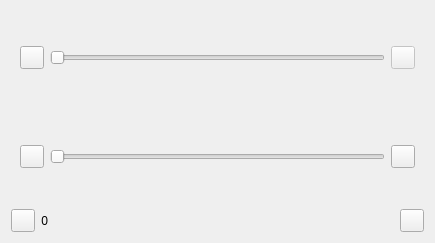
<?xml version="1.0" encoding="UTF-8"?>
<ui version="4.0">
 <class>HwConfWindow</class>
 <widget class="QDialog" name="HwConfWindow">
  <property name="geometry">
   <rect>
    <x>0</x>
    <y>0</y>
    <width>435</width>
    <height>243</height>
   </rect>
  </property>
  <property name="windowTitle">
   <string/>
  </property>
  <layout class="QGridLayout" name="gridLayout_2">
   <item row="0" column="0">
    <widget class="QStackedWidget" name="stackedWidget">
     <property name="currentIndex">
      <number>0</number>
     </property>
     <widget class="QWidget" name="m_pageMain">
      <layout class="QVBoxLayout" name="verticalLayout" stretch="1,0,0,0">
       <property name="leftMargin">
        <number>0</number>
       </property>
       <property name="topMargin">
        <number>0</number>
       </property>
       <property name="rightMargin">
        <number>0</number>
       </property>
       <property name="bottomMargin">
        <number>0</number>
       </property>
       <item>
        <layout class="QGridLayout" name="m_layoutItems"/>
       </item>
       <item>
        <widget class="KiranColorBlock" name="widgetBrightness" native="true">
         <layout class="QHBoxLayout" name="horizontalLayout_4">
          <item>
           <widget class="StyledButton" name="toolButtonBrightness">
            <property name="text">
             <string/>
            </property>
           </widget>
          </item>
          <item>
           <widget class="QSlider" name="sliderBrightness">
            <property name="minimum">
             <number>20</number>
            </property>
            <property name="maximum">
             <number>100</number>
            </property>
            <property name="orientation">
             <enum>Qt::Horizontal</enum>
            </property>
           </widget>
          </item>
          <item>
           <widget class="StyledButton" name="toolButton">
            <property name="enabled">
             <bool>false</bool>
            </property>
            <property name="text">
             <string/>
            </property>
           </widget>
          </item>
         </layout>
        </widget>
       </item>
       <item>
        <widget class="KiranColorBlock" name="widgetVolume" native="true">
         <layout class="QHBoxLayout" name="horizontalLayout">
          <item>
           <widget class="StyledButton" name="toolButtonVolume">
            <property name="text">
             <string/>
            </property>
           </widget>
          </item>
          <item>
           <widget class="QSlider" name="sliderVolume">
            <property name="maximum">
             <number>100</number>
            </property>
            <property name="orientation">
             <enum>Qt::Horizontal</enum>
            </property>
           </widget>
          </item>
          <item>
           <widget class="StyledButton" name="toolButtonVolumeSetting">
            <property name="toolTip">
             <string>Audio Settings</string>
            </property>
            <property name="text">
             <string/>
            </property>
            <property name="icon">
             <iconset theme="ksvg-ks-volume-settings">
              <normaloff>.</normaloff>.</iconset>
            </property>
           </widget>
          </item>
         </layout>
        </widget>
       </item>
       <item>
        <layout class="QHBoxLayout" name="horizontalLayout_2">
         <item>
          <widget class="QWidget" name="widgetBattery" native="true">
           <layout class="QHBoxLayout" name="horizontalLayout_3">
            <property name="leftMargin">
             <number>0</number>
            </property>
            <property name="topMargin">
             <number>0</number>
            </property>
            <property name="rightMargin">
             <number>0</number>
            </property>
            <property name="bottomMargin">
             <number>0</number>
            </property>
            <item>
             <widget class="StyledButton" name="toolButtonBattery">
              <property name="text">
               <string/>
              </property>
             </widget>
            </item>
            <item>
             <layout class="QGridLayout" name="gridLayout">
              <property name="spacing">
               <number>0</number>
              </property>
              <item row="0" column="0">
               <widget class="QLabel" name="labelBatteryInfo">
                <property name="sizePolicy">
                 <sizepolicy hsizetype="Maximum" vsizetype="Preferred">
                  <horstretch>0</horstretch>
                  <verstretch>0</verstretch>
                 </sizepolicy>
                </property>
                <property name="text">
                 <string>0</string>
                </property>
                <property name="scaledContents">
                 <bool>true</bool>
                </property>
                <property name="alignment">
                 <set>Qt::AlignRight|Qt::AlignTrailing|Qt::AlignVCenter</set>
                </property>
               </widget>
              </item>
             </layout>
            </item>
           </layout>
          </widget>
         </item>
         <item>
          <spacer name="horizontalSpacer">
           <property name="orientation">
            <enum>Qt::Horizontal</enum>
           </property>
           <property name="sizeHint" stdset="0">
            <size>
             <width>40</width>
             <height>20</height>
            </size>
           </property>
          </spacer>
         </item>
         <item>
          <widget class="StyledButton" name="toolButtonSettingPanel">
           <property name="toolTip">
            <string>contral panel</string>
           </property>
           <property name="text">
            <string/>
           </property>
           <property name="icon">
            <iconset theme="ksvg-ks-menu-settings-symbolic">
             <normaloff>.</normaloff>.</iconset>
           </property>
          </widget>
         </item>
        </layout>
       </item>
      </layout>
     </widget>
     <widget class="QWidget" name="m_pageSub">
      <layout class="QGridLayout" name="gridLayout_4">
       <property name="leftMargin">
        <number>0</number>
       </property>
       <property name="topMargin">
        <number>0</number>
       </property>
       <property name="rightMargin">
        <number>0</number>
       </property>
       <property name="bottomMargin">
        <number>0</number>
       </property>
       <item row="0" column="0">
        <layout class="QGridLayout" name="layoutPageSub"/>
       </item>
      </layout>
     </widget>
    </widget>
   </item>
  </layout>
 </widget>
 <customwidgets>
  <customwidget>
   <class>StyledButton</class>
   <extends>QToolButton</extends>
   <header>lib/widgets/styled-button.h</header>
  </customwidget>
  <customwidget>
   <class>KiranColorBlock</class>
   <extends>QWidget</extends>
   <header>kiran-color-block.h</header>
   <container>1</container>
  </customwidget>
 </customwidgets>
 <resources/>
 <connections/>
</ui>
